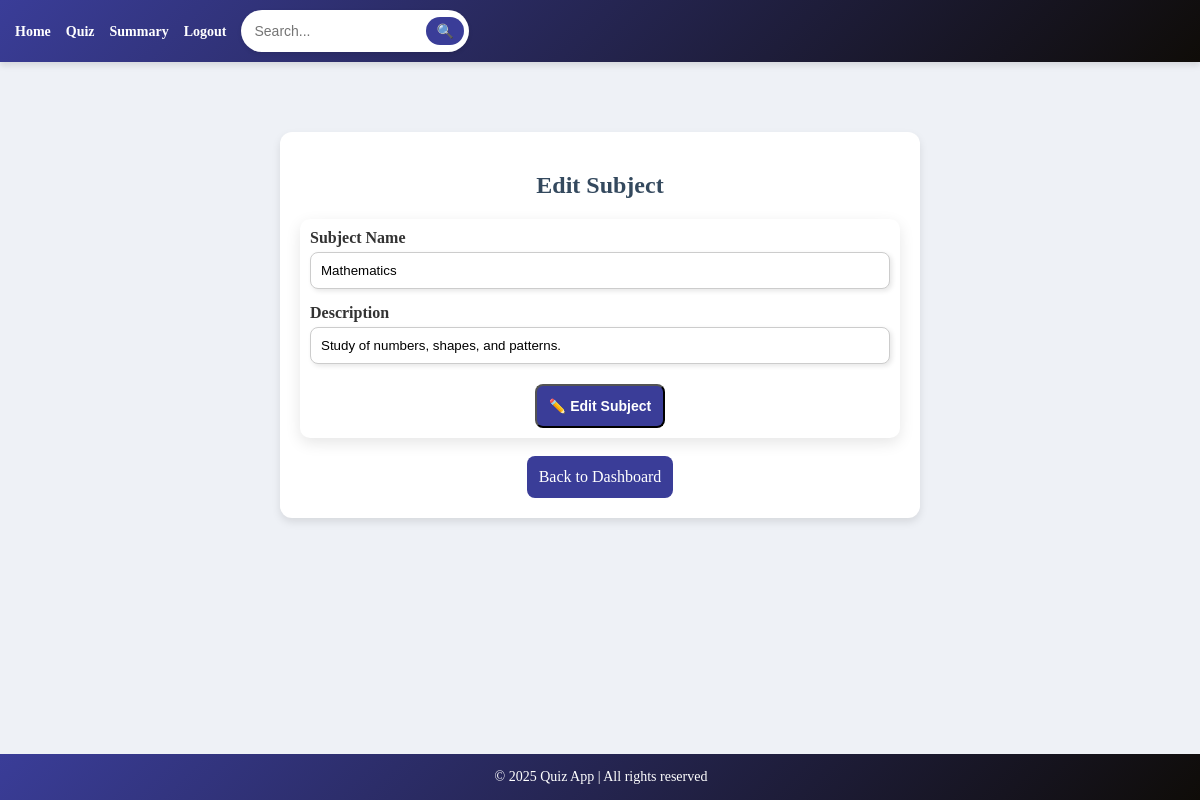
Screenshot of /edit_subject/1 (signed in) with the database file from the repository.
### models.py (models this page shows)
class Subject(db.Model):
    __tablename__ = 'subjects'
    id = db.Column(db.Integer, primary_key=True)
    subject_name = db.Column(db.String(80), unique=True, nullable=False)
    description = db.Column(db.String(255), nullable=True)
    chapters = db.relationship('Chapter', backref='subject', cascade="all, delete-orphan", lazy=True)

### app.py (the view)
@app.route('/edit_subject/<int:subject_id>', methods=['GET', 'POST'])
@admin_required
def edit_subject(subject_id):
    subject = Subject.query.get(subject_id)
    if request.method == 'POST':
        subject.subject_name = request.form['subject_name']
        subject.description = request.form['subject_description']
        db.session.commit()
        flash("Subject updated successfully!", "success")
        return redirect(url_for('admin_dashboard'))
    return render_template('edit_subject.html', subject=subject)

### app.py (called while the page is built)
def admin_required(f):
    @wraps(f)
    def decorated_function(*args, **kwargs):
        if "user_id" not in session or session.get('user_role') != 'admin':
            flash("Unauthorized access!", "danger")
            return redirect(url_for("login"))
        return f(*args, **kwargs)
    return decorated_function

### templates/edit_subject.html (shortened to what this page needs)
{% extends 'base.html' %}
{% block content %}
<div style="max-width: 600px; margin: 50px auto; background: #ffffff; padding: 20px; border-radius: 12px;
            box-shadow: 0 4px 8px rgba(0, 0, 0, 0.1); text-align: center;">
    <h2 style="color: #34495e; font-weight: bold;">Edit Subject</h2>
    <form method="POST">
        <div style="margin-bottom: 15px; text-align: left;">
            <label style="font-weight: bold; display: block; margin-bottom: 5px;">Subject Name</label>
            <input type="text" name="subject_name" value="{{ subject.subject_name }}" required
                   style="width: 100%; padding: 10px; border: 1px solid #ccc; border-radius: 8px;
                          box-shadow: 2px 2px 5px rgba(0, 0, 0, 0.1);">
        </div>
        <div style="margin-bottom: 15px; text-align: left;">
            <label style="font-weight: bold; display: block; margin-bottom: 5px;">Description</label>
            <input type="text" name="subject_description" value="{{ subject.description }}"
                   style="width: 100%; padding: 10px; border: 1px solid #ccc; border-radius: 8px;
                          box-shadow: 2px 2px 5px rgba(0, 0, 0, 0.1);">
        </div>
        <div style="margin-top: 20px;">
            <button type="submit" class="btn">✏️ Edit Subject</button>
        </div>
    </form>
    <br>
    <div class="text-center">
        <a href="{{ url_for('admin_dashboard') }}" class="btn">Back to Dashboard</a>
    </div>
</div>
{% endblock %}

### templates/base.html (style rules this page uses)
form { background: white; padding: 10px; border-radius: 10px; box-shadow: 0px 5px 15px rgba(0, 0, 0, 0.1); }
input, select, textarea { box-sizing: border-box; border: 2px solid #3a3d98; border-radius: 10px; padding: 8px; }
button { font-size: 14px; font-weight: bold; padding: 8px 12px; }
body { font-family: 'Times New Roman', Times, serif; margin: 0; padding: 0; background-color: #eef1f6; color: #333; }

### templates/edit_subject.html (style rules this page uses)
.btn { display: inline-block; padding: 0.75rem; background-color: #3a3d98; color: #fff; text-decoration: none; border-radius: 8px; transition: background-color 0.3s ease; }

### rows the page displays
Subject: subject_name "Mathematics", subject_description "Study of numbers, shapes, and patterns."
